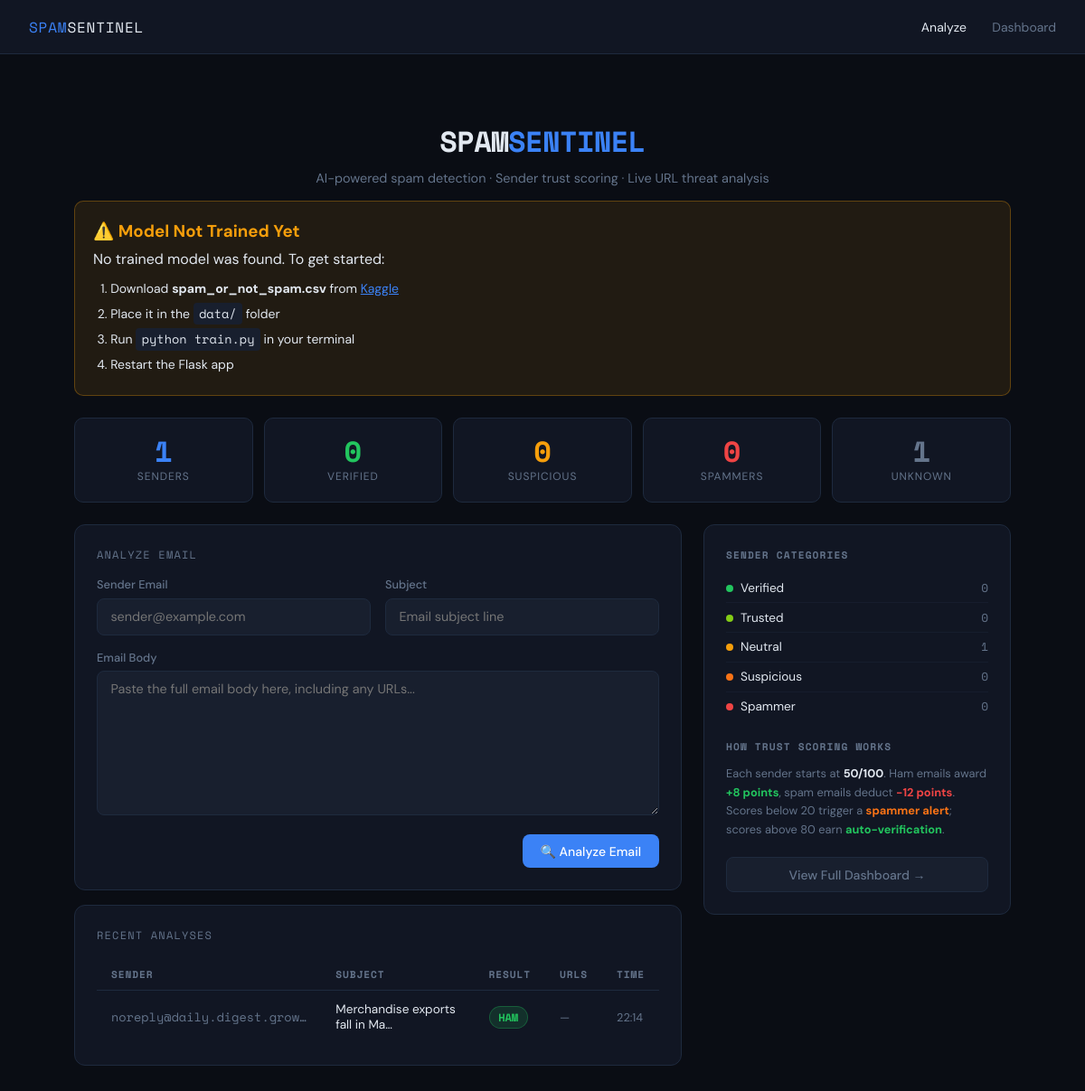
The page / on the database its author committed.
### tables this page shows
CREATE TABLE email_history (
            id INTEGER PRIMARY KEY AUTOINCREMENT,
            sender TEXT,
            subject TEXT,
            prediction TEXT,
            confidence REAL,
            urls_found TEXT,
            url_threats INTEGER DEFAULT 0,
            timestamp TEXT
        );

### app.py (the view)
@app.route("/")
def index():
    alerts = get_active_alerts()
    stats  = get_stats()
    model_ready = MODEL_LOADED
    conn = get_connection()
    recent = conn.execute(
        "SELECT * FROM email_history ORDER BY timestamp DESC LIMIT 8"
    ).fetchall()
    conn.close()
    recent = [dict(r) for r in recent]
    return render_template("index.html",
                           alerts=alerts,
                           stats=stats,
                           recent=recent,
                           model_ready=model_ready,
                           cat_colors=CATEGORY_COLORS,
                           cat_icons=CATEGORY_ICONS)

### database.py (called while the page is built)
def get_connection():
    conn = sqlite3.connect(DB_PATH)
    conn.row_factory = sqlite3.Row
    return conn

### trust_engine.py (called while the page is built)
def get_active_alerts():
    conn = get_connection()
    rows = conn.execute(
        "SELECT * FROM alerts WHERE dismissed=0 ORDER BY timestamp DESC"
    ).fetchall()
    conn.close()
    return [dict(r) for r in rows]

def get_stats():
    conn = get_connection()
    rows = conn.execute("SELECT category, COUNT(*) as cnt FROM sender_trust GROUP BY category").fetchall()
    conn.close()
    stats = {cat: 0 for cat in CATEGORIES}
    for r in rows:
        stats[r["category"]] = r["cnt"]
    return stats

### templates/index.html (shortened to what this page needs)
{% extends "base.html" %}
{% block content %}
<div class="container">
  <div class="hero">
    <h1>SPAM<span>SENTINEL</span></h1>
    <p>AI-powered spam detection · Sender trust scoring · Live URL threat analysis</p>
  </div>
  {% if not model_ready %}
  <div class="model-warning">
    <h3>⚠️ Model Not Trained Yet</h3>
    <p>No trained model was found. To get started:</p>
    <ol style="margin: 0.5rem 0 0 1.2rem; line-height: 2; font-size:0.875rem;">
      <li>Download <strong>spam_or_not_spam.csv</strong> from
        <a href="https://www.kaggle.com/datasets/ozlerhakan/spam-or-not-spam-dataset"
           target="_blank" style="color:var(--accent)">Kaggle</a>
      </li>
      <li>Place it in the <code>data/</code> folder</li>
      <li>Run <code>python train.py</code> in your terminal</li>
      <li>Restart the Flask app</li>
    </ol>
  </div>
  {% endif %}
  <div class="stats-row">
    <div class="stat-card">
      <div class="num" style="color:var(--accent)">
        {{ stats.VERIFIED + stats.TRUSTED + stats.NEUTRAL + stats.SUSPICIOUS + stats.SPAMMER }}
      </div>
      <div class="label">Senders</div>
    </div>
    <div class="stat-card">
      <div class="num" style="color:var(--green)">{{ stats.VERIFIED }}</div>
      <div class="label">Verified</div>
    </div>
    <div class="stat-card">
      <div class="num" style="color:var(--yellow)">{{ stats.SUSPICIOUS }}</div>
      <div class="label">Suspicious</div>
    </div>
    <div class="stat-card">
      <div class="num" style="color:var(--red)">{{ stats.SPAMMER }}</div>
      <div class="label">Spammers</div>
    </div>
    <div class="stat-card">
      <div class="num" style="color:var(--muted)">{{ stats.NEUTRAL }}</div>
      <div class="label">Unknown</div>
    </div>
  </div>
  <div class="analyze-layout">
    <div>
      <div class="card">
        <div class="card-title">Analyze Email</div>
        <form action="/analyze" method="POST">
          <div class="grid-2" style="gap:1rem;">
            <div class="form-group">
              <label>Sender Email</label>
              <input type="text" name="sender" placeholder="sender@example.com">
            </div>
            <div class="form-group">
              <label>Subject</label>
              <input type="text" name="subject" placeholder="Email subject line">
            </div>
          </div>
          <div class="form-group">
            <label>Email Body</label>
            <textarea id="body" name="body"
                      placeholder="Paste the full email body here, including any URLs..."></textarea>
          </div>
          <div class="submit-row">
            <button type="submit" class="btn btn-primary"
                    {% if not model_ready %}disabled{% endif %}>
              🔍 Analyze Email
            </button>
          </div>
        </form>
      </div>
      {% if recent %}
      <div class="card mt-2">
        <div class="card-title">Recent Analyses</div>
        <table>
          <thead>
            <tr>
              <th>Sender</th>
              <th>Subject</th>
              <th>Result</th>
              <th>URLs</th>
              <th>Time</th>
            </tr>
          </thead>
          <tbody>
            {% for email in recent %}
            <tr>
              <td class="text-mono" style="color:var(--muted)">
                {{ email.sender[:25] }}{% if email.sender|length > 25 %}…{% endif %}
              </td>
              <td style="font-size:0.85rem">
                {{ email.subject[:30] }}{% if email.subject and email.subject|length > 30 %}…{% endif %}
              </td>
              <td>
                <span class="badge badge-{{ email.prediction }}">
                  {{ email.prediction.upper() }}
                </span>
              </td>
              <td>
                {% if email.url_threats > 0 %}
                  <span style="color:var(--red);font-size:0.8rem">⚠ {{ email.url_threats }} threat(s)</span>
                {% else %}
                  <span style="color:var(--muted);font-size:0.8rem">—</span>
                {% endif %}
              </td>
              <td style="color:var(--muted);font-size:0.8rem">
                {{ email.timestamp[11:16] }}
              </td>
            </tr>
            {% endfor %}
          </tbody>
        </table>
      </div>
      {% endif %}
    </div>
    <div>
      <div class="card">
        <div class="sidebar-section">
          <h3>Sender Categories</h3>
          <div class="cat-row">
            <span><span class="cat-dot" style="background:#22c55e"></span>Verified</span>
            <span class="cat-count">{{ stats.VERIFIED }}</span>
          </div>
          <div class="cat-row">
            <span><span class="cat-dot" style="background:#84cc16"></span>Trusted</span>
            <span class="cat-count">{{ stats.TRUSTED }}</span>
          </div>
          <div class="cat-row">
            <span><span class="cat-dot" style="background:#f59e0b"></span>Neutral</span>
            <span class="cat-count">{{ stats.NEUTRAL }}</span>
          </div>
          <div class="cat-row">
            <span><span class="cat-dot" style="background:#f97316"></span>Suspicious</span>
            <span class="cat-count">{{ stats.SUSPICIOUS }}</span>
          </div>
          <div class="cat-row">
            <span><span class="cat-dot" style="background:#ef4444"></span>Spammer</span>
            <span class="cat-count">{{ stats.SPAMMER }}</span>
          </div>
        </div>
        <div class="sidebar-section">
          <h3>How Trust Scoring Works</h3>
          <p style="font-size:0.8rem;color:var(--muted);line-height:1.6;">
            Each sender starts at <strong style="color:var(--text)">50/100</strong>.
            Ham emails award <strong style="color:var(--green)">+8 points</strong>,
            spam emails deduct <strong style="color:var(--red)">−12 points</strong>.
            Scores below 20 trigger a <strong style="color:var(--orange)">spammer alert</strong>;
            scores above 80 earn <strong style="color:var(--green)">auto-verification</strong>.
          </p>
        </div>
        <a href="/dashboard" class="btn btn-ghost" style="width:100%;justify-content:center;">
          View Full Dashboard →
        </a>
      </div>
    </div>
  </div>
</div>
{% endblock %}

### templates/base.html (style rules this page uses)
:root { --bg: #0a0d14; --surface: #111623; --surface2: #181f2e; --border: #1e2a3e; --accent: #3b82f6; --accent2: #6366f1; --green: #22c55e; --red: #ef4444; --orange: #f97316; --yellow: #f59e0b; --text: #e2e8f0; --muted: #64748b; --mono: 'Space Mono', monospace; --sans: 'DM Sans', sans-serif; }
* { box-sizing: border-box; margin: 0; padding: 0; }
body { background: var(--bg); color: var(--text); font-family: var(--sans); min-height: 100vh; }
.container { max-width: 1100px; margin: 0 auto; padding: 2rem; }
.grid-2 { display: grid; grid-template-columns: 1fr 1fr; gap: 1.5rem; }
.card { background: var(--surface); border: 1px solid var(--border); border-radius: 12px; padding: 1.5rem; }
.card-title { font-family: var(--mono); font-size: 0.75rem; color: var(--muted); text-transform: uppercase; letter-spacing: 0.1em; margin-bottom: 1rem; }
.stat-card { background: var(--surface); border: 1px solid var(--border); border-radius: 10px; padding: 1.25rem; text-align: center; }
.stat-card .num { font-family: var(--mono); font-size: 2rem; font-weight: 700; line-height: 1; margin-bottom: 0.25rem; }
.stat-card .label { font-size: 0.75rem; color: var(--muted); text-transform: uppercase; letter-spacing: 0.08em; }
.btn { display: inline-flex; align-items: center; gap: 0.4rem; padding: 0.6rem 1.25rem; border-radius: 8px; border: none; font-size: 0.875rem; font-family: var(--sans); font-weight: 500; cursor: pointer; transition: all .2s; text-decoration: none; }
.btn-primary { background: var(--accent); color: #fff; }
.btn-ghost { background: var(--surface2); color: var(--muted); border: 1px solid var(--border); }
.badge { display: inline-flex; align-items: center; gap: 0.25rem; padding: 0.2rem 0.6rem; border-radius: 20px; font-size: 0.75rem; font-weight: 600; font-family: var(--mono); }
.badge-ham { background: rgba(34,197,94,0.15); color: var(--green); border: 1px solid rgba(34,197,94,0.3); }
table { width: 100%; border-collapse: collapse; font-size: 0.875rem; }
th { font-family: var(--mono); font-size: 0.7rem; color: var(--muted); text-transform: uppercase; letter-spacing: 0.08em; padding: 0.6rem 1rem; text-align: left; border-bottom: 1px solid var(--border); }
td { padding: 0.75rem 1rem; border-bottom: 1px solid rgba(30,42,62,0.5); }
tr:last-child td { border-bottom: none; }
input[type=text], input[type=email], textarea, select { width: 100%; background: var(--surface2); border: 1px solid var(--border); border-radius: 8px; color: var(--text); font-family: var(--sans); font-size: 0.9rem; padding: 0.65rem 0.9rem; outline: none; transition: border-color .2s; }
label { display: block; font-size: 0.8rem; color: var(--muted); margin-bottom: 0.4rem; font-weight: 500; }
.form-group { margin-bottom: 1rem; }
.text-mono { font-family: var(--mono); font-size: 0.85rem; }
.mt-2 { margin-top: 1rem; }
.model-warning { background: rgba(245,158,11,0.1); border: 1px solid rgba(245,158,11,0.3); border-radius: 10px; padding: 1.25rem; margin-bottom: 1.5rem; }
.model-warning h3 { color: var(--yellow); margin-bottom: 0.5rem; }
.model-warning code { background: var(--surface2); padding: 0.15rem 0.4rem; border-radius: 4px; font-family: var(--mono); font-size: 0.85rem; }

### templates/index.html (style rules this page uses)
.hero { padding: 2.5rem 0 1rem; text-align: center; }
.hero h1 { font-family: var(--mono); font-size: 2rem; letter-spacing: -0.02em; margin-bottom: 0.5rem; }
.hero h1 span { color: var(--accent); }
.hero p { color: var(--muted); font-size: 0.9rem; }
.analyze-layout { display: grid; grid-template-columns: 1fr 340px; gap: 1.5rem; margin-top: 1.5rem; }
.stats-row { display: grid; grid-template-columns: repeat(5, 1fr); gap: 0.75rem; margin-bottom: 1.5rem; }
.sidebar-section { margin-bottom: 1.25rem; }
.sidebar-section h3 { font-family: var(--mono); font-size: 0.7rem; color: var(--muted); text-transform: uppercase; letter-spacing: 0.1em; margin-bottom: 0.75rem; }
.cat-row { display: flex; align-items: center; justify-content: space-between; padding: 0.4rem 0; border-bottom: 1px solid rgba(30,42,62,0.4); font-size: 0.85rem; }
.cat-row:last-child { border-bottom: none; }
.cat-dot { width: 8px; height: 8px; border-radius: 50%; display: inline-block; margin-right: 0.5rem; }
.cat-count { font-family: var(--mono); font-size: 0.8rem; color: var(--muted); }
textarea#body { min-height: 160px; resize: vertical; }
.submit-row { display: flex; align-items: center; justify-content: flex-end; margin-top: 1rem; }

### rows shown on the page
email_history: sender "noreply@daily.digest.grow", subject "Merchandise exports fall in Ma", prediction "HAM", timestamp "22:14"

### other values the page prints
{{ stats.VERIFIED }} "0"
{{ stats.SUSPICIOUS }} "0"
{{ stats.SPAMMER }} "0"
{{ stats.NEUTRAL }} "1"
{{ stats.TRUSTED }} "0"
